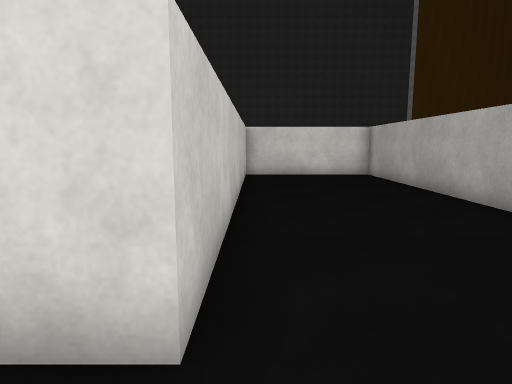
View 1 (above)

24 first-person views from a walk through a 3-D level made in the Unity game engine. The camera is 1.2 m above the floor, tilts 8° down and sees 75° across. The floor is counted in squares, 1 m on a side. Each view is taken from the middle of a square. On the plan, view 1 faces up. The plan holds only what a view shows up to about 14 squares ahead; the rest is blank. The place goes on beyond the plan. The player character is not drawn. Surface patterns are stand-ins for the level's own textures.

View 2
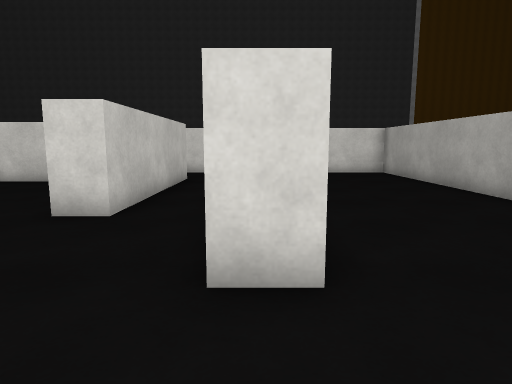

View 3
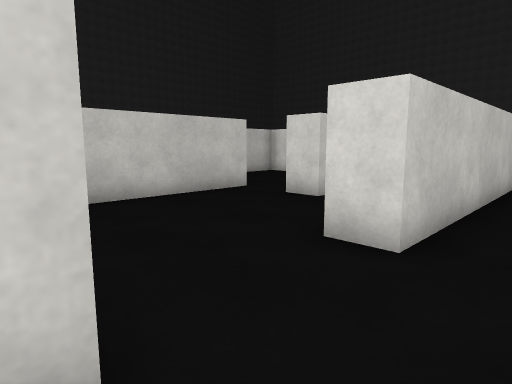

View 4
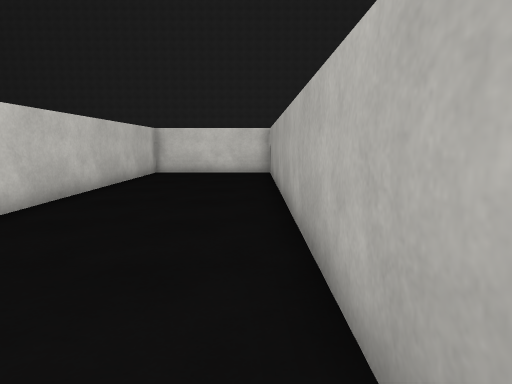

View 5
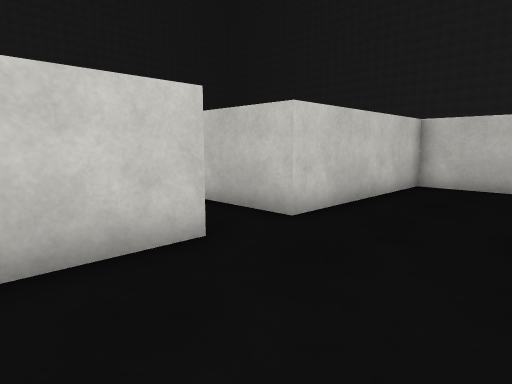

View 6
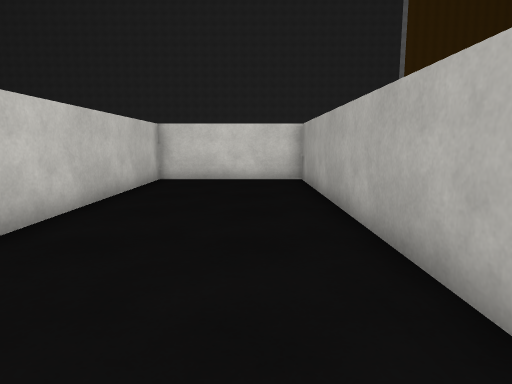

View 7
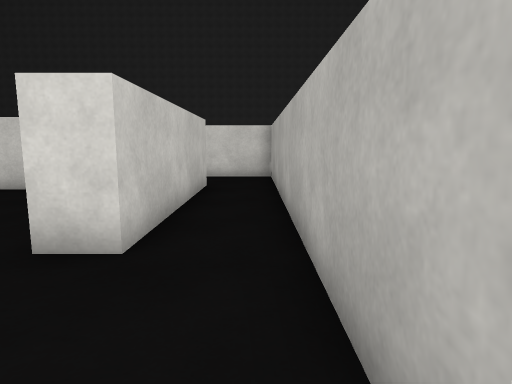

View 8
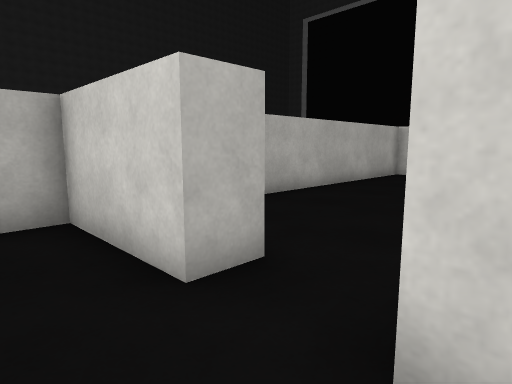

View 9
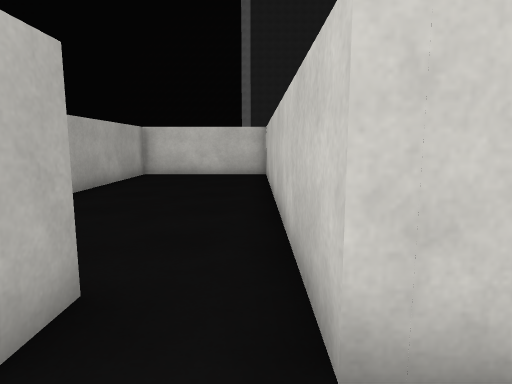

View 10
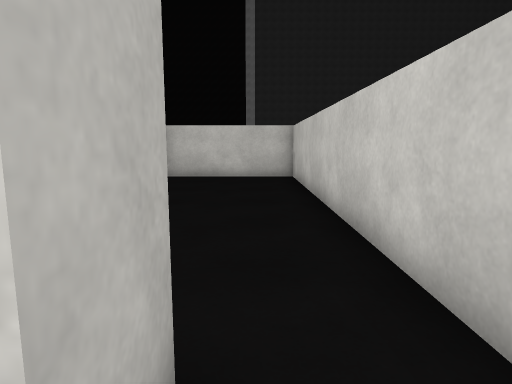

View 11
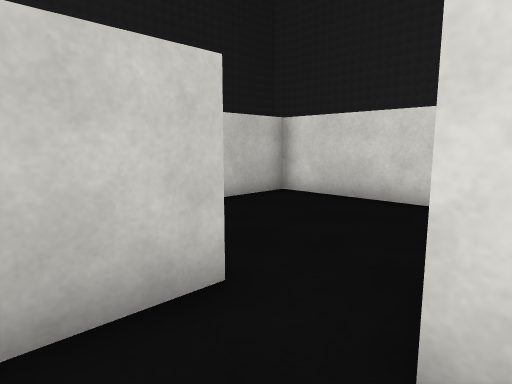

View 12
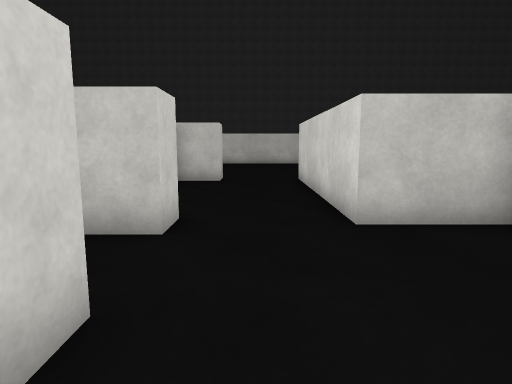

View 13
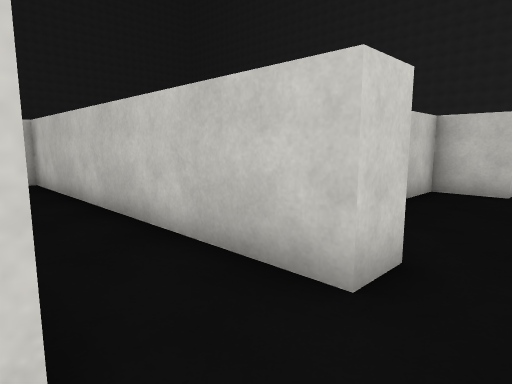

View 14
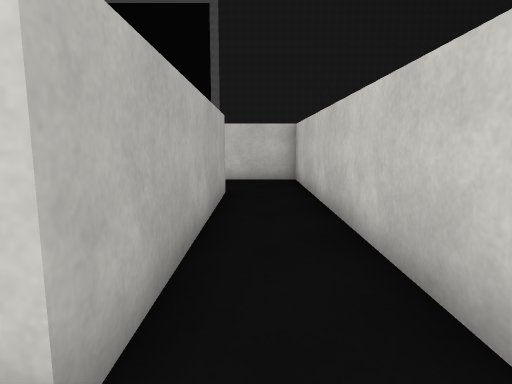

View 15
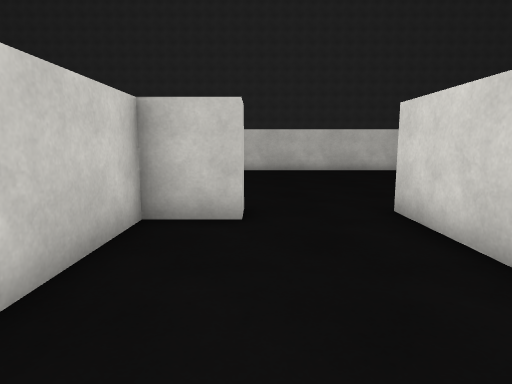

View 16
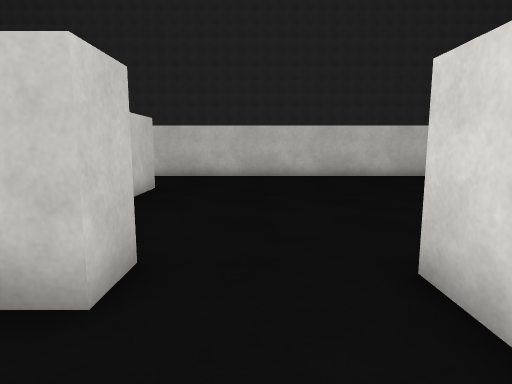

View 17
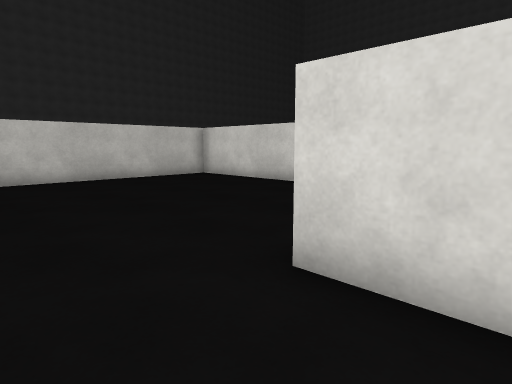

View 18
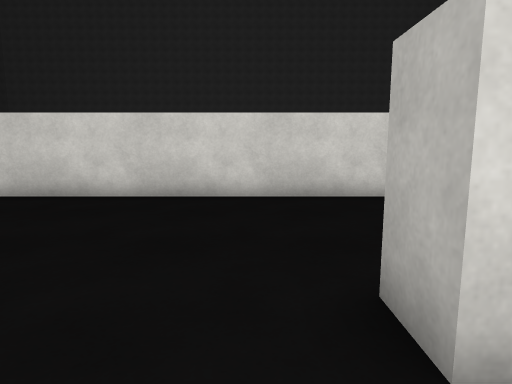

View 19
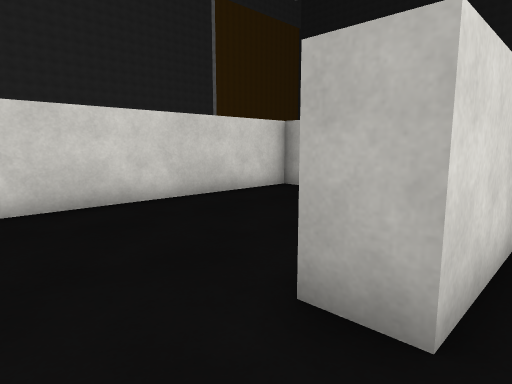

View 20
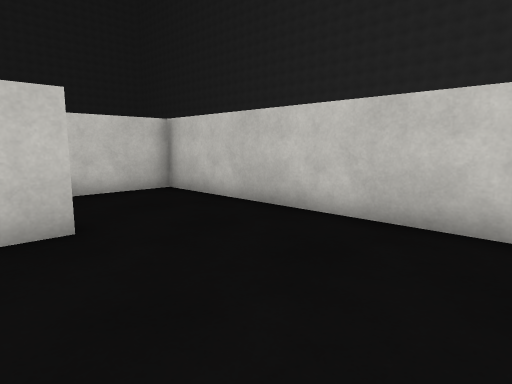

View 21
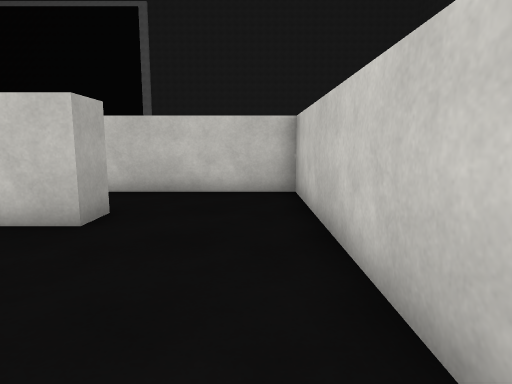

View 22
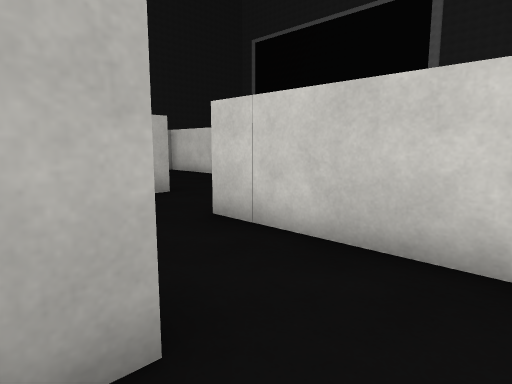

View 23
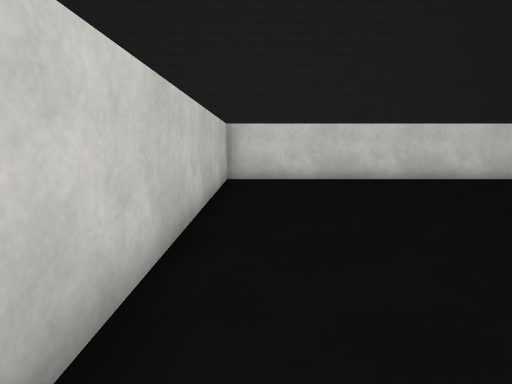

View 24
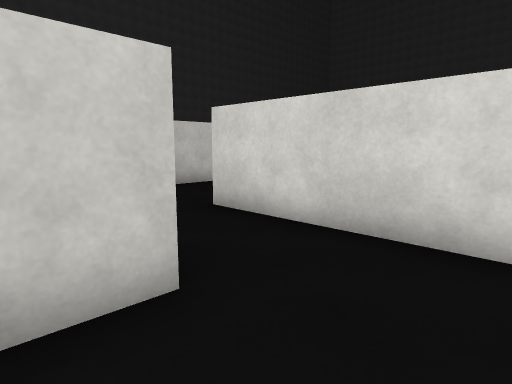

### Floor plan
Key: @ floor where view 1 was taken; # wall or solid block; . floor.
Columns run from 27 left of view 1 to 5 right of it. Each row starts with its distance up from view 1.
 14 #################      ##########
 13 #...............#         # ....#
 12 #...............          # ....#
 11 #..............        #..#.....#
 10 #............    #######..#.....#
  9 #...........     #.... #..#.....#
  8 #.........########.....#..#.....#
  7 #......................#..#.....#
  6 #......................#..#.....#
  5 #......................#..#.....#
  4 #.........##.....#..##....#.....#
  3 #...##     ####  #..##....#.....#
  2 #...#####        #..##....#.....#
  1 #.........       #..##..........#
  0 #.........       #..##.....@....#
 -1 ########..#      #..##..........#
 -2        #..       #..#######..####
 -3                  #...     #...
 -4                  #...     #....
 -5                  #..      #.....
 -6                   ###     #.....#
 -7                           #.....#
 -8                           #.....#
 -9                           #.....#
-10                           #.....#
-11                           #.....#
-12                           # ... #
-13                           #     #
-14                            ######

Positions as (right, up) in squares from view 1, and headings:
1: (0, 0), facing up
2: (-1, -1), facing up
3: (1, -2), facing up-left
4: (4, -1), facing up
5: (4, 2), facing down-left
6: (3, 2), facing up
7: (-2, 1), facing up
8: (-1, 0), facing down-right
9: (0, 0), facing down
10: (1, -1), facing down
11: (-4, 3), facing up-left
12: (-5, 6), facing left
13: (-7, 6), facing down-left
14: (-8, 6), facing down
15: (-11, 5), facing left
16: (-14, 6), facing left
17: (-15, 5), facing up-left
18: (-18, 6), facing up
19: (-19, 7), facing up-right
20: (-22, 8), facing down-left
21: (-26, 8), facing down
22: (-25, 3), facing down-right
23: (-26, 2), facing up
24: (-18, -2), facing up-left
